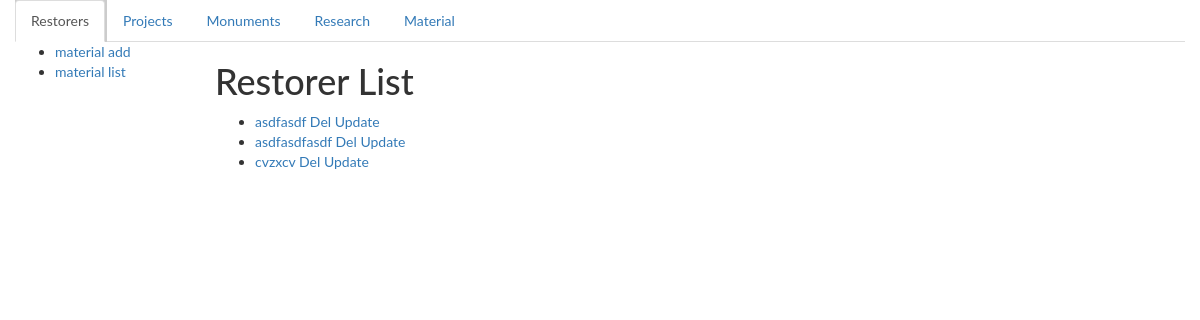
/material/list, run on an earlier commit of the app's database.
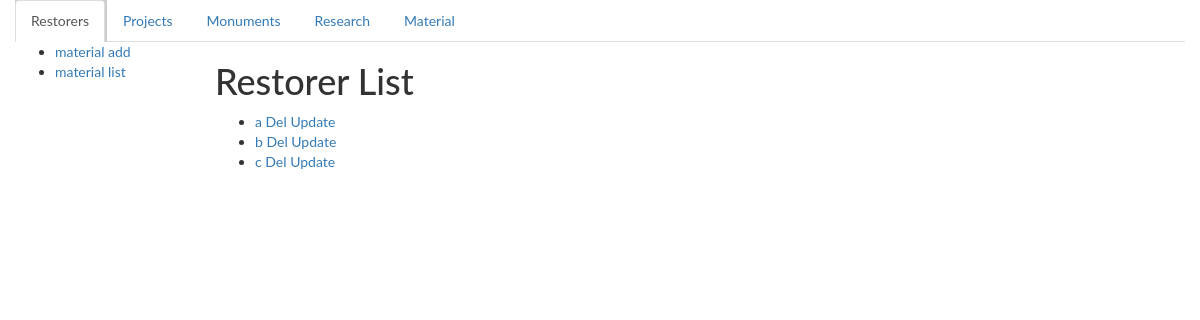
And on a later commit of the database.
### catalogWeb/models.py (models this page shows)
class Material(models.Model):
    name = models.CharField(max_length=45)
    description = models.CharField(max_length=200) #general info
    def __str__(self):
        return '%s' % self.name  #self.MaterialDefinition.name

### catalogWeb/views.py (the view)
# urls.py: url(r'material/list', views.MaterialView.as_view(), name='materialList'),
class MaterialView(generic.ListView):
    model = Material
    paginate_by = 4

### catalogWeb/templates/catalogWeb/material_list.html
{% extends "base_generic.html" %}
{% block sidebar %}
  <ul class="sidebar-nav">
    <li><a href="{% url 'materialCreate' %}">material add</a></li>
    <li><a href="{% url 'materialList' %}">material list</a></li>
  </ul>
{% endblock sidebar %}
{% block content %}
    <h1>Restorer List</h1>
    {% if material_list %}
    <ul>
      {% for material in material_list %}
      <li>
        <a href="{% url 'materialDetail' material.id %}"> {{  material }}</a>
          <a href="{% url 'materialDelete' material.id %}"> Del</a>
            <a href="{% url 'materialUpdate' material.id %}"> Update</a>
      </li>
      {% endfor %}
    </ul>
    {% else %}
      <p>There are no books in the library.</p>
    {% endif %}
{% endblock %}

What changed in the data, as far as the page shows it:
changed Material (number 1 of 3 on the later page): name "asdfasdf" → "a"
changed Material (number 2 of 3 on the later page): name "asdfasdfasdf" → "b"
changed Material (number 3 of 3 on the later page): name "cvzxcv" → "c"
